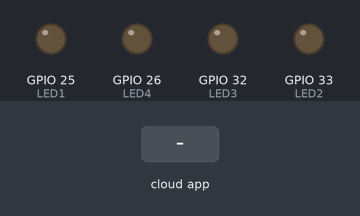
Recording of a sketch running on a simulated ESP32. On the bench: output pins drawn as LEDs (lit = HIGH). Inputs (shaded band) come from the test bench. The ROS host is connected and sends only what is stated.

Above: at 1.2 s.
1.3 s: the phone or cloud app sets led1 to 1
At 2.5 s:
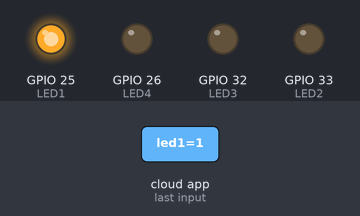
2.8 s: the phone or cloud app sets led2 to 1
At 3.7 s:
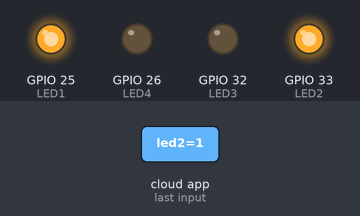
4.3 s: the phone or cloud app sets led3 to 1
At 4.9 s:
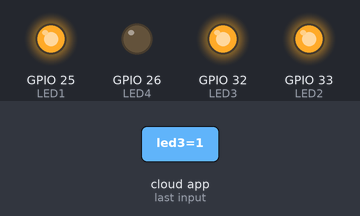
5.8 s: the phone or cloud app sets led4 to 1
At 7.0 s:
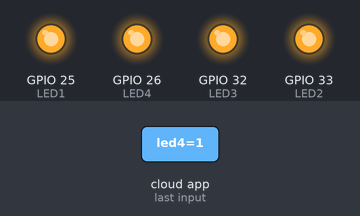
7.3 s: the phone or cloud app sets led1 to 0
At 8.4 s:
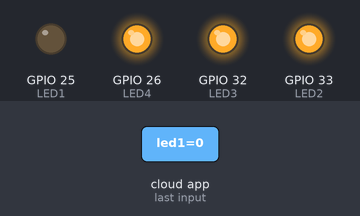
8.8 s: the phone or cloud app sets led2 to 0
At 9.5 s:
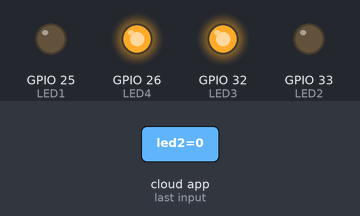
Timing chart, 0 to 11.3 s (numbered marks = the images above; inputs shaded):
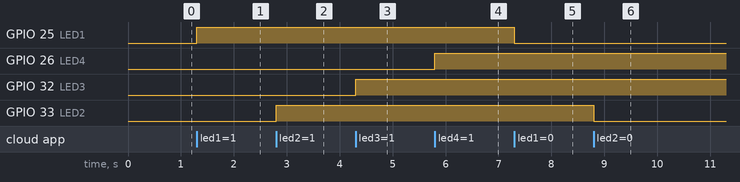

Measured:
- after the input at 1.3 s, GPIO 25 (LED1): LOW → HIGH at once
- after the input at 2.8 s, GPIO 33 (LED2): LOW → HIGH at once
- after the input at 4.3 s, GPIO 32 (LED3): LOW → HIGH at once
- after the input at 5.8 s, GPIO 26 (LED4): LOW → HIGH at once
- after the input at 7.3 s, GPIO 25 (LED1): HIGH → LOW at once
- after the input at 8.8 s, GPIO 33 (LED2): HIGH → LOW at once

The sketch:

demonstracaoLEDs.ino
```cpp
#include <rcl/rcl.h>
#include <rclc/rclc.h>
#include <rclc/executor.h>
#include <std_msgs/msg/bool.h>

rcl_allocator_t allocator;
rclc_support_t support;
rclc_executor_t executor;
rcl_node_t node;
//rcl_publisher_t publisher;
rcl_subscription_t subscriber_led1;
rcl_subscription_t subscriber_led2;
rcl_subscription_t subscriber_led3;
rcl_subscription_t subscriber_led4;

//Mensagem recebida
std_msgs__msg__Bool msg_led1;
std_msgs__msg__Bool msg_led2;
std_msgs__msg__Bool msg_led3;
std_msgs__msg__Bool msg_led4;

//LEDS
#define LED1 25
#define LED2 33
#define LED3 32
#define LED4 26


//========================
// Callback
//========================
void callback_led1(const void * msgin)
{
    const std_msgs__msg__Bool * msg =
        (const std_msgs__msg__Bool *) msgin;

    digitalWrite(LED1, msg->data);
}
void callback_led2(const void * msgin)
{
    const std_msgs__msg__Bool * msg =
        (const std_msgs__msg__Bool *) msgin;

    digitalWrite(LED2, msg->data);
}
void callback_led3(const void * msgin)
{
    const std_msgs__msg__Bool * msg =
        (const std_msgs__msg__Bool *) msgin;

    digitalWrite(LED3, msg->data);
}
void callback_led4(const void * msgin)
{
    const std_msgs__msg__Bool * msg =
        (const std_msgs__msg__Bool *) msgin;

    digitalWrite(LED4, msg->data);
}

//========================
// Setup
//========================
void setup()
{
    Serial.begin(115200);

    pinMode(LED1, OUTPUT);
    pinMode(LED2, OUTPUT);
    pinMode(LED3, OUTPUT);
    pinMode(LED4, OUTPUT);

    allocator = rcl_get_default_allocator();

    rclc_support_init(
        &support,
        0,
        NULL,
        &allocator
    );

    rclc_node_init_default(
        &node,
        "esp32_node",
        "",
        &support
    );

    rclc_subscription_init_default(
        &subscriber_led1,
        &node,
        ROSIDL_GET_MSG_TYPE_SUPPORT(std_msgs, msg, Bool),
        "/led1"
    );

    rclc_subscription_init_default(
        &subscriber_led2,
        &node,
        ROSIDL_GET_MSG_TYPE_SUPPORT(std_msgs, msg, Bool),
        "/led2"
    );

    rclc_subscription_init_default(
        &subscriber_led3,
        &node,
        ROSIDL_GET_MSG_TYPE_SUPPORT(std_msgs, msg, Bool),
        "/led3"
    );

    rclc_subscription_init_default(
        &subscriber_led4,
        &node,
        ROSIDL_GET_MSG_TYPE_SUPPORT(std_msgs, msg, Bool),
        "/led4"
    );

    rclc_executor_init(
        &executor,
        &support.context,
        4,
        &allocator
    );

    rclc_executor_add_subscription(
    &executor,
    &subscriber_led1,
    &msg_led1,
    &callback_led1,
    ON_NEW_DATA
);

rclc_executor_add_subscription(
    &executor,
    &subscriber_led2,
    &msg_led2,
    &callback_led2,
    ON_NEW_DATA
);

rclc_executor_add_subscription(
    &executor,
    &subscriber_led3,
    &msg_led3,
    &callback_led3,
    ON_NEW_DATA
);

rclc_executor_add_subscription(
    &executor,
    &subscriber_led4,
    &msg_led4,
    &callback_led4,
    ON_NEW_DATA
);
}
//========================
// Loop
//========================


void loop()
{
    rclc_executor_spin_some(
        &executor,
        RCL_MS_TO_NS(1)
    );

}
```
